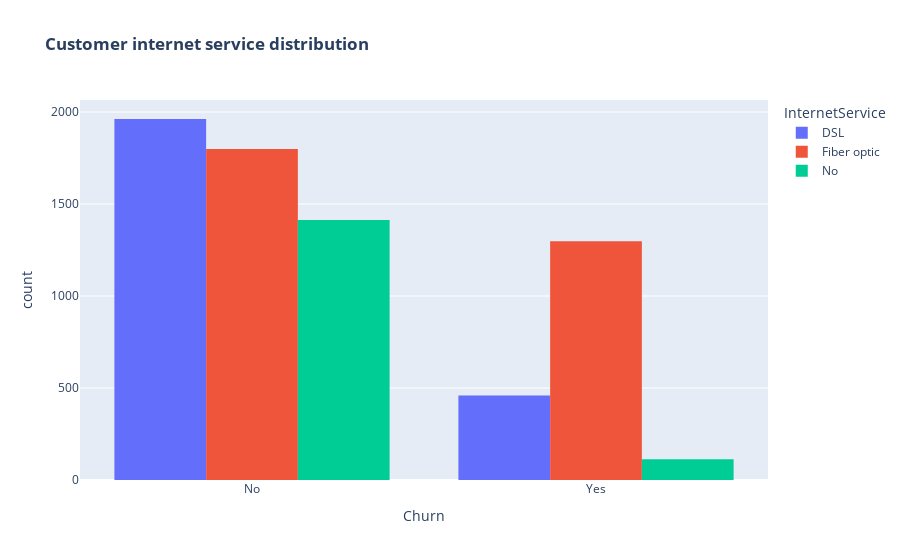

Notebook code for this chart:
### Code cell
fig = px.histogram(df, x="Churn", color="InternetService", barmode="group", title="<b>Customer internet service distribution<b>")
fig.show()

### Figure 1 — Plotly figure (JSON) as saved in the notebook; plotly's stock layout.template omitted (floating-point values rounded to 4 significant figures; data arrays with more than 128 entries replaced by an {"elided": "..."} marker saying what was removed)
{"data": [{"alignmentgroup": "True", "bingroup": "x", "hovertemplate": "InternetService=DSL<br>Churn=%{x}<br>count=%{y}<extra></extra>", "legendgroup": "DSL", "marker": {"color": "#636efa", "pattern": {"shape": ""}}, "name": "DSL", "offsetgroup": "DSL", "orientation": "v", "showlegend": true, "x": {"elided": "2421 str values"}, "xaxis": "x", "yaxis": "y", "type": "histogram"}, {"alignmentgroup": "True", "bingroup": "x", "hovertemplate": "InternetService=Fiber optic<br>Churn=%{x}<br>count=%{y}<extra></extra>", "legendgroup": "Fiber optic", "marker": {"color": "#EF553B", "pattern": {"shape": ""}}, "name": "Fiber optic", "offsetgroup": "Fiber optic", "orientation": "v", "showlegend": true, "x": {"elided": "3096 str values"}, "xaxis": "x", "yaxis": "y", "type": "histogram"}, {"alignmentgroup": "True", "bingroup": "x", "hovertemplate": "InternetService=No<br>Churn=%{x}<br>count=%{y}<extra></extra>", "legendgroup": "No", "marker": {"color": "#00cc96", "pattern": {"shape": ""}}, "name": "No", "offsetgroup": "No", "orientation": "v", "showlegend": true, "x": {"elided": "1526 str values"}, "xaxis": "x", "yaxis": "y", "type": "histogram"}], "layout": {"xaxis": {"anchor": "y", "domain": [0, 1], "title": {"text": "Churn"}}, "yaxis": {"anchor": "x", "domain": [0, 1], "title": {"text": "count"}}, "legend": {"title": {"text": "InternetService"}, "tracegroupgap": 0}, "title": {"text": "<b>Customer internet service distribution<b>"}, "barmode": "group"}}
